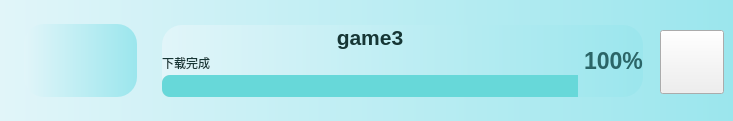
        <widget class="QWidget" name="widget_game_3" native="true">
         <property name="minimumSize">
          <size>
           <width>0</width>
           <height>121</height>
          </size>
         </property>
         <property name="maximumSize">
          <size>
           <width>16777215</width>
           <height>121</height>
          </size>
         </property>
         <property name="styleSheet">
          <string notr="true">.QWidget{
	background-color: qlineargradient(x1:0, y0:0, x2:1, y2:0,stop:0 rgb(225, 245, 249), stop:1 rgb(155, 230, 237));
	border-radius:20px;
	color: rgb(255, 255, 255);
}
</string>
         </property>
         <widget class="QWidget" name="widget_57" native="true">
          <property name="geometry">
           <rect>
            <x>24</x>
            <y>24</y>
            <width>113</width>
            <height>73</height>
           </rect>
          </property>
          <property name="styleSheet">
           <string notr="true"/>
          </property>
          <widget class="QLabel" name="label_icon_game_3">
           <property name="geometry">
            <rect>
             <x>30</x>
             <y>5</y>
             <width>64</width>
             <height>64</height>
            </rect>
           </property>
           <property name="styleSheet">
            <string notr="true">border-image: url(:/icons/icons/自定义.png);</string>
           </property>
           <property name="text">
            <string/>
           </property>
          </widget>
         </widget>
         <widget class="QPushButton" name="pushButton_game_3">
          <property name="geometry">
           <rect>
            <x>660</x>
            <y>30</y>
            <width>64</width>
            <height>64</height>
           </rect>
          </property>
          <property name="styleSheet">
           <string notr="true">border-image: url(:/icons/icons/play_game.png);</string>
          </property>
          <property name="text">
           <string/>
          </property>
         </widget>
         <widget class="QWidget" name="layoutWidget_14">
          <property name="geometry">
           <rect>
            <x>162</x>
            <y>25</y>
            <width>481</width>
            <height>72</height>
           </rect>
          </property>
          <layout class="QHBoxLayout" name="horizontalLayout_15">
           <item>
            <layout class="QVBoxLayout" name="verticalLayout_16">
             <property name="spacing">
              <number>2</number>
             </property>
             <item>
              <widget class="QLabel" name="label_game_3">
               <property name="font">
                <font>
                 <pointsize>16</pointsize>
                 <weight>75</weight>
                 <bold>true</bold>
                </font>
               </property>
               <property name="styleSheet">
                <string notr="true">color: rgb(22, 54, 53);
text-align:centre;
</string>
               </property>
               <property name="text">
                <string>game3</string>
               </property>
               <property name="alignment">
                <set>Qt::AlignCenter</set>
               </property>
              </widget>
             </item>
             <item>
              <widget class="QLabel" name="label_95">
               <property name="font">
                <font>
                 <weight>50</weight>
                 <bold>false</bold>
                </font>
               </property>
               <property name="styleSheet">
                <string notr="true">color: rgb(22, 54, 53)</string>
               </property>
               <property name="text">
                <string>下载完成</string>
               </property>
              </widget>
             </item>
             <item>
              <widget class="QProgressBar" name="progressBar_30">
               <property name="styleSheet">
                <string notr="true">QProgressBar::chunk {
        border-top-left-radius:8px;
border-bottom-left-radius:8px;
	background-color: rgb(103, 216, 217)
}
QProgressBar{
border-radius:8px;
background-color: rgb(223, 223, 223);
}
</string>
               </property>
               <property name="value">
                <number>100</number>
               </property>
               <property name="textVisible">
                <bool>false</bool>
               </property>
              </widget>
             </item>
            </layout>
           </item>
           <item>
            <widget class="QLabel" name="label_96">
             <property name="font">
              <font>
               <pointsize>17</pointsize>
               <weight>75</weight>
               <bold>true</bold>
              </font>
             </property>
             <property name="styleSheet">
              <string notr="true">color: rgb(43, 101, 103);</string>
             </property>
             <property name="text">
              <string>100%</string>
             </property>
             <property name="alignment">
              <set>Qt::AlignLeading|Qt::AlignLeft|Qt::AlignVCenter</set>
             </property>
            </widget>
           </item>
          </layout>
         </widget>
        </widget>
